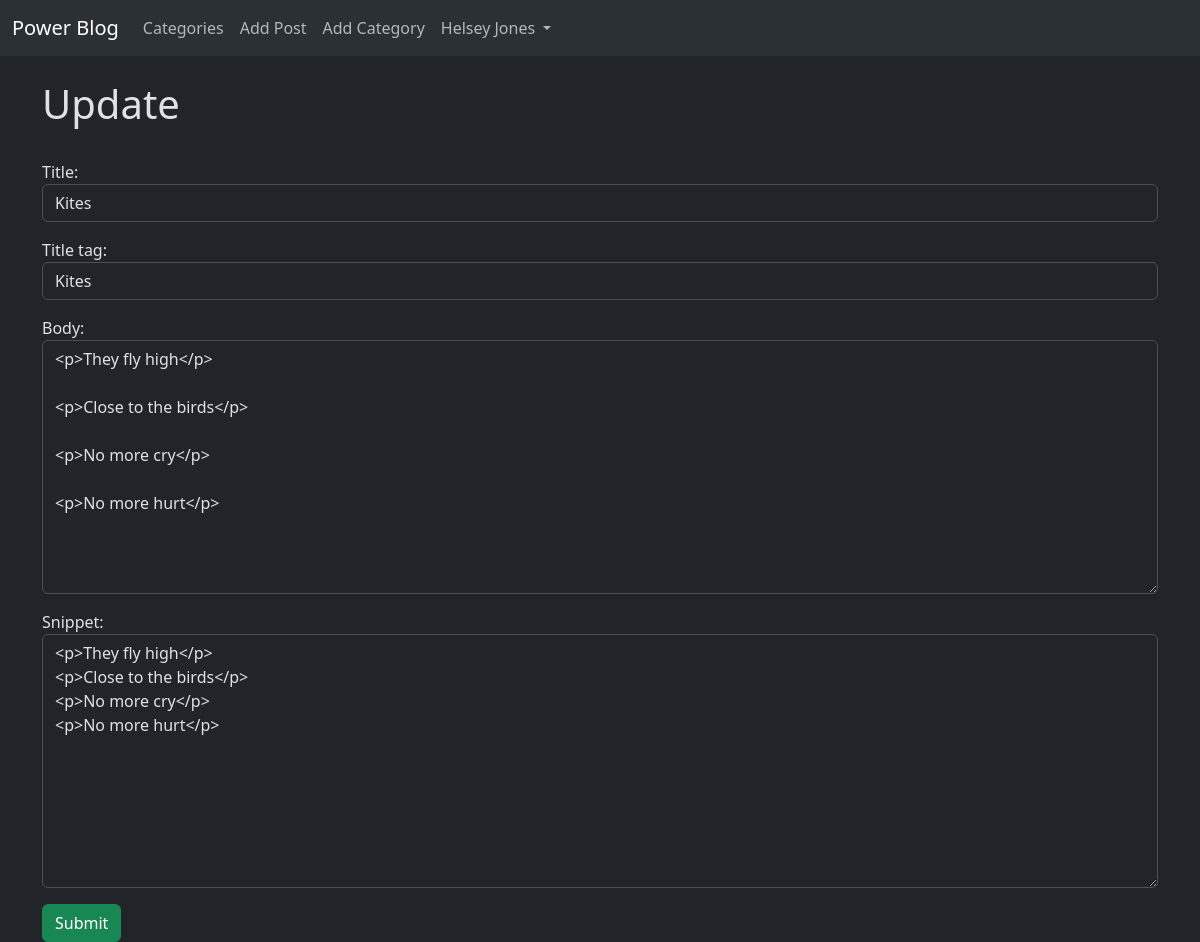
/article/edit/4 (signed in), run on the app's committed database.
### theblog/models.py (models this page shows, shortened)
class Post(models.Model):
    title = models.CharField(max_length = 255)
    header_image = models.ImageField(null=True, blank=True, upload_to="images/")
    title_tag = models.CharField(max_length = 255)
    author = models.ForeignKey(User, on_delete=models.CASCADE)
    body = RichTextField(blank=True, null=True)
    post_date = models.DateField(auto_now_add=True)
    category = models.CharField(max_length=255, default='Abstract')
    snippet = models.CharField(max_length=255, default='Click to look inside. Meow!')
    likes = models.ManyToManyField(User, related_name='blog_posts')

### theblog/views.py (the view)
# urls.py: path('article/edit/<int:pk>', UpdatePostView.as_view(), name= "update_post"),
class UpdatePostView(UpdateView):
    model = Post
    form_class = EditForm
    template_name = 'update_post.html'

### theblog/forms.py
class EditForm(forms.ModelForm):
    class Meta:
        model = Post
        fields = ('title', 'title_tag', 'body', 'snippet')
        widgets = {
            'title' : forms.TextInput(attrs = {'class': 'form-control', 'placeholder': 'Add a Title'}),
            'title_tag' : forms.TextInput(attrs = {'class': 'form-control'}),
            'body' : forms.Textarea(attrs = {'class': 'form-control'}),
            'snippet' : forms.Textarea(attrs = {'class': 'form-control'}),
        }

### theblog/templates/update_post.html (shortened to what this page needs)
{% extends 'base.html'%}
{% block content %}
{% if user.is_authenticated %}
    {% if user.id == post.author.id %}
        <h1>Update</h1>
        <br>
        <div class="form-group">
            <form method="post">
                {{ form.as_p }}
                <button type="submit" class="btn btn-success">Submit</button>
            </form>
        </div>
    {% else %}
        <h1>Incorrect User</h1>
    {% endif %}
{% else %}
<h1>Not Logged In</h1>
{% endif %}
{% endblock %}

### theblog/templates/base.html (shortened to what this page needs)
<!doctype html>
<html lang="en" data-bs-theme="dark">
<head>
  <link href="https://cdn.jsdelivr.net/npm/bootstrap@5.3.1/dist/css/bootstrap.min.css" rel="stylesheet"
>
</head>
<body>
  <nav class="navbar navbar-expand-lg bg-body-tertiary">
    <div class="container-fluid">
      <a class="navbar-brand" href="{% url 'home' %}">Power Blog</a>
      <div class="collapse navbar-collapse" id="navbarNavDropdown">
        <ul class="navbar-nav mr-auto">
          {% if cat_menu %}
          <li class="nav-item dropdown">
            <a class="nav-link dropdown-toggle" href="#" role="button" data-bs-toggle="dropdown" aria-expanded="false">
              Categories
            </a>
            <ul class="dropdown-menu">
              {% for category in cat_menu %}
              <li><a class="dropdown-item" href="{%url 'category' category|slugify%}">{{ category }}</a></li>
              {% endfor %}
            </ul>
          </li>
          {% else %}
          <li class="nav-item">
            <a class="nav-link" href="{% url 'category-list' %}">Categories</a>
          </li>
          {% endif %}
          {% if user.is_authenticated %}
          <li class="nav-item">
            <a class="nav-link" href="{% url 'add_post' %}">Add Post</a>
          </li>
          <li class="nav-item">
            <a class="nav-link" href="{% url 'add_category' %}">Add Category</a>
          </li>
          {% endif %}
        </ul>
        <ul class="navbar-nav ml-auto">
          {% if user.is_authenticated %}
          <li class="nav-item dropdown">
            <a class="nav-link dropdown-toggle" href="#" role="button" data-bs-toggle="dropdown" aria-expanded="false">
              {{ user.first_name }} {{ user.last_name }}
            </a>
          </li>
          {% endif %}
        </ul>
      </div>
    </div>
  </nav>
  <br>
  <div class="container">
    {% block content %}
    {% endblock %}
  </div>
</body>
</html>

### data on the page
Post: title "Kites", title_tag "Kites", body "<p>They fly high</p> <p>Close to the birds</p> <p>No more cry</p> <p>No more hurt</p>", snippet "<p>They fly high</p> <p>Close to the birds</p> <p>No more cry</p> <p>No more hurt</p>"

### other printed values
{{ user.first_name }} "Helsey"
{{ user.last_name }} "Jones"
